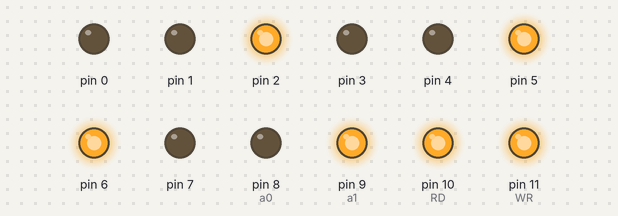
Bench run of a sketch on a simulated Arduino Uno, built with avr-gcc and run on an emulated ATmega328P. Parts: output pins drawn as LEDs (lit = HIGH).

Above: at 0.3 s.
Timing chart, 0 to 1.8 s (numbered marks = the images above):
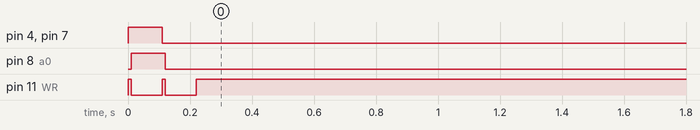

The sketch:

8253-lasthope.ino
```cpp
const int a0=8;
const int a1=9;
const int WR=11;
const int RD=10;
void setup()
{
  pinMode(0,OUTPUT);pinMode(1,OUTPUT);
  pinMode(2,OUTPUT);pinMode(3,OUTPUT);
  pinMode(4,OUTPUT);pinMode(5,OUTPUT);
  pinMode(6,OUTPUT);pinMode(7,OUTPUT);
  pinMode(a0,OUTPUT);pinMode(a1,OUTPUT);
  pinMode(WR,OUTPUT);pinMode(RD,OUTPUT);

  digitalWrite(RD, 1);
  digitalWrite(WR, 1);
  //INSTRUCTION 1 = MODE 0, Counter 2, Decrement
  digitalWrite(7,1);   // INSTRUCTTION
  digitalWrite(6,0);   //
  digitalWrite(5,0);   //
  digitalWrite(4,1);   //
  digitalWrite(3,0);   //
  digitalWrite(2,0);   //
  digitalWrite(1,0);   //
  digitalWrite(0,0);   //
  delay(10);
  digitalWrite(a0,1);  //Select Control Register
  digitalWrite(a1,1);
  digitalWrite(WR,0);   //Disabling WRITE
  delay(100);
  //INSTRUCTION 2 = Initialize 100 (in decimal);
  digitalWrite(WR, 1);
  digitalWrite(7,0);   // INSTRUCTION
  digitalWrite(6,1);   //
  digitalWrite(5,1);   //
  digitalWrite(4,0);   //
  digitalWrite(3,0);   //
  digitalWrite(2,1);   //
  digitalWrite(1,0);   //
  digitalWrite(0,0);
  delay(10);
  digitalWrite(a0,0);  //Select Counter 2
  digitalWrite(a1,1);
  digitalWrite(WR,0);   //Disabling WRITE
  delay(100);
  digitalWrite(WR,1);   //Deselecting WRITE
}

void loop(){

}
```
